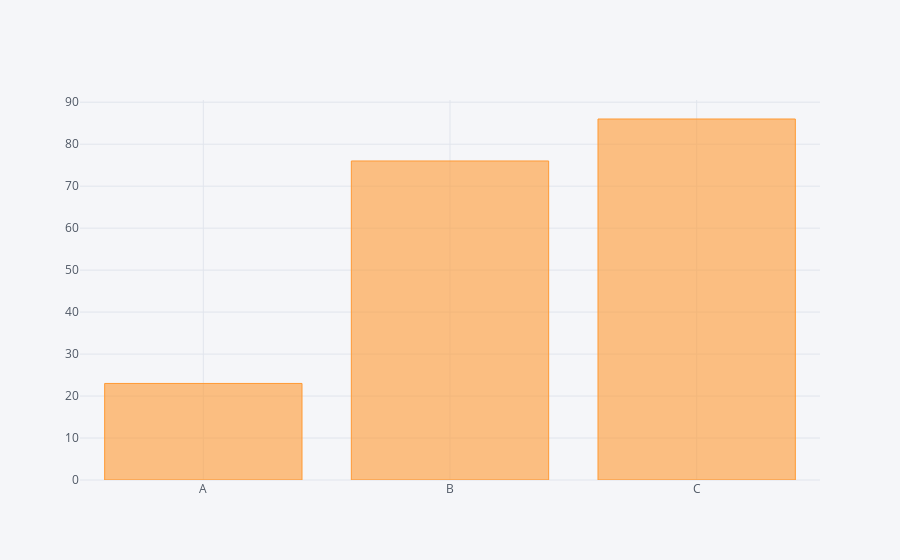

The notebook cell saved with this chart:
### Code cell
df2.iplot(kind='bar',x='Category', y='Values')

### Figure 1 — Plotly figure (JSON) as saved in the notebook; plotly's stock layout.template omitted (floating-point values rounded to 4 significant figures)
{"data": [{"marker": {"color": "rgba(255, 153, 51, 0.6)", "line": {"color": "rgba(255, 153, 51, 1.0)", "width": 1}}, "name": "Values", "orientation": "v", "text": "", "type": "bar", "uid": "eb835402-294b-498b-ab7e-50744f56a8de", "x": ["A", "B", "C"], "y": [23, 76, 86]}], "layout": {"legend": {"bgcolor": "#F5F6F9", "font": {"color": "#4D5663"}}, "paper_bgcolor": "#F5F6F9", "plot_bgcolor": "#F5F6F9", "title": {"font": {"color": "#4D5663"}}, "xaxis": {"gridcolor": "#E1E5ED", "showgrid": true, "tickfont": {"color": "#4D5663"}, "title": {"font": {"color": "#4D5663"}, "text": ""}, "zerolinecolor": "#E1E5ED"}, "yaxis": {"gridcolor": "#E1E5ED", "showgrid": true, "tickfont": {"color": "#4D5663"}, "title": {"font": {"color": "#4D5663"}, "text": ""}, "zerolinecolor": "#E1E5ED"}}}
